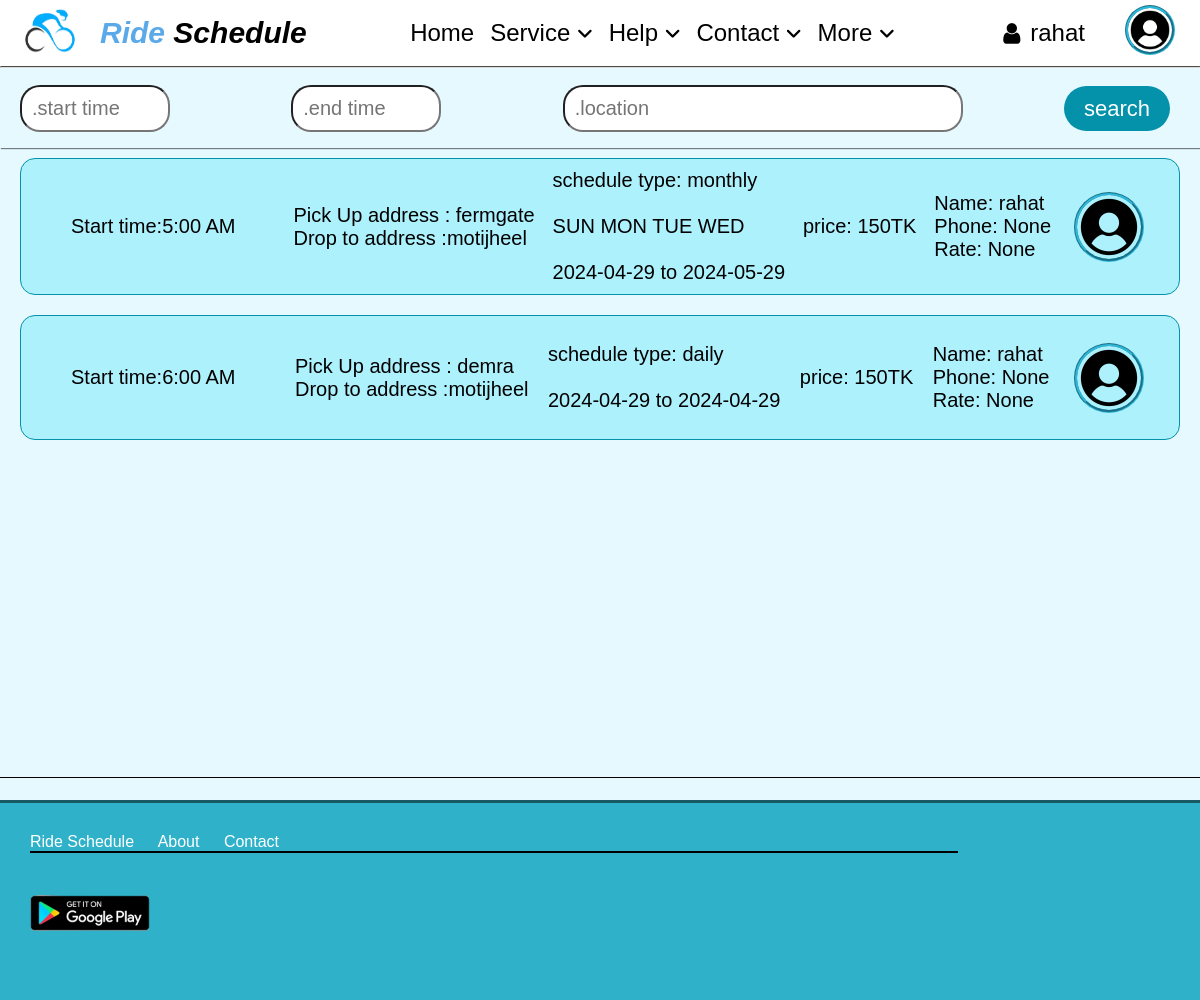
The app's page /schedulePost (signed in), older data.
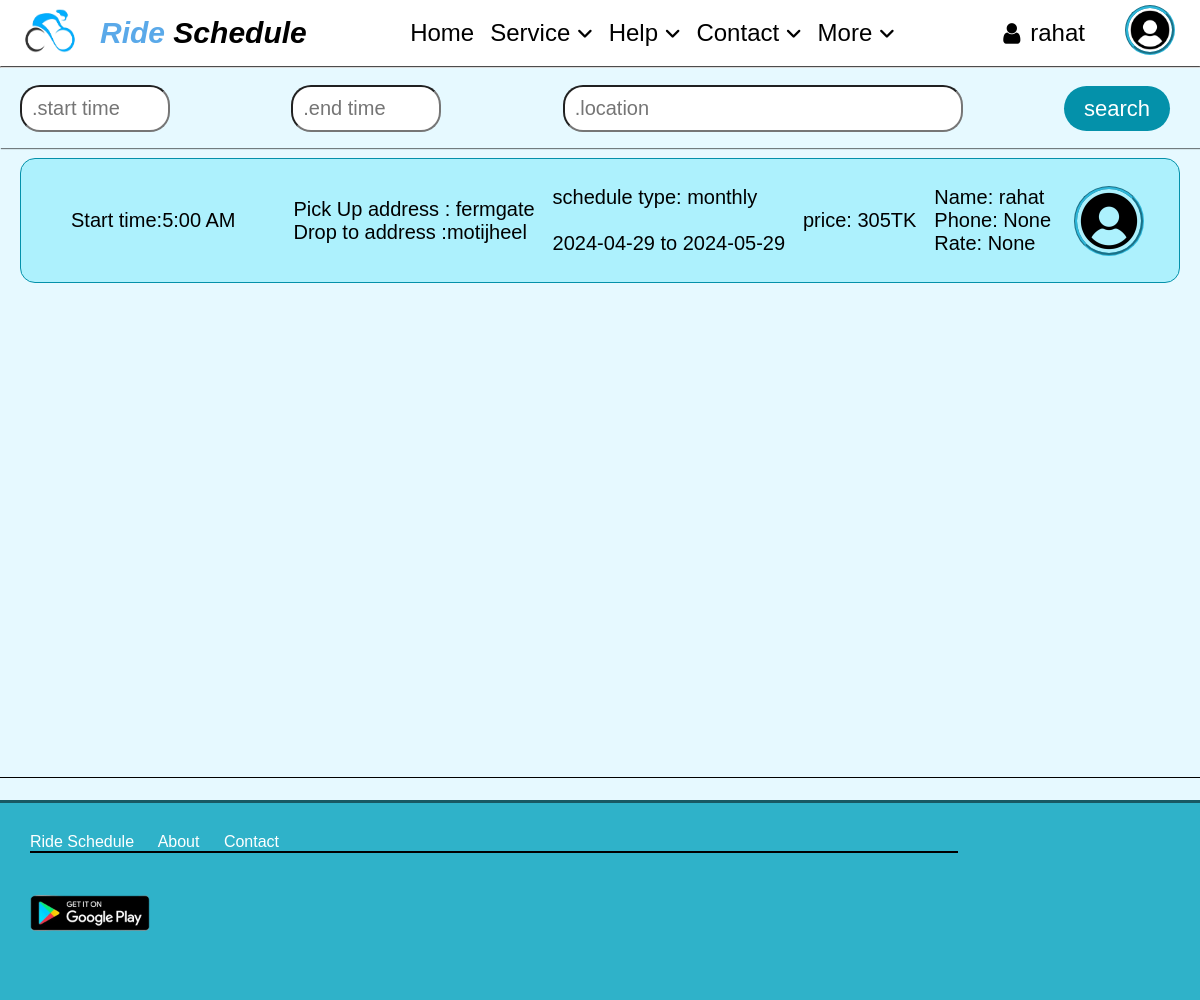
The same page, newer data.
### main/models.py (models this page shows, shortened)
class Schedule(models.Model):
    rider_id = models.ForeignKey(Profile,on_delete=models.CASCADE)
    driver_id = models.CharField(blank=True,null=True,max_length=20)
    pickUp_time = models.CharField(max_length=10)
    pickup_from = models.CharField(max_length=50)
    drop_to = models.CharField(max_length=50)
    pending = models.BooleanField(default=True)
    schedule_type = (
        ('daily','daily'),
        ('weekly', 'weekly'),
        ('monthly', 'monthly'),
        ('custom', 'custom'))
    type_of_schedule = models.CharField(max_length=10,choices=schedule_type,blank=True,null=True)
    price = models.IntegerField(blank=True, null=True)
    startDate = models.CharField(max_length=30,blank=True,null=True)
    endDate = models.CharField(max_length=30,blank=True,null=True)
    weeks = models.CharField(max_length=30,blank=True,null=True)

class Profile(models.Model):
    user = models.OneToOneField(User, on_delete=models.CASCADE, null=True, blank=True)
    phone = models.CharField(max_length=20,null=True,blank=True)
    address = models.TextField(null=True, blank=True)
    country = models.CharField(max_length=50,null=True,blank=True)
    rate = models.FloatField(null=True,blank=True)
    isRider = models.BooleanField(default=False)
    image = models.ImageField(upload_to='upload', null=True, blank=True)
    def __str__(self):
        return self.user.username

### main/views.py (the view)
# urls.py: path('schedulePost', a_view.schedulePost , name = 'schedulePost'),
@login_required(login_url='login')
def schedulePost(request):
    schedulePost = Schedule.objects.all().order_by("pickUp_time")
    notification = Notification.objects.all()
    posts = {
        'schedulePost': schedulePost,
        'notification':notification,
    }
    return render(request, template_name='pages/SchedulePost.html', context=posts)

### templates/pages/SchedulePost.html
{% extends "../base/base.html" %}
{% load static %}
{% block content %}
<hr>
<div class="SearchPost">
    <div class="textBox1"><input type="text" id="start" name="start" placeholder=".start time"></div>
    <div class="textBox2"><input type="text" id="end" name="end" placeholder=".end time"></div>
    <div class="textBox3"><input type="text" id="locations" name="location" placeholder=".location"></div>
    <div><a href="#" class="buttonS">search</a></div>
</div>
<div class="post-box">
{% for p in schedulePost %}
    {% if p.pending %}
        <a href="{% url 'takeSchedule' p.id %}" class="post hoverPost">
            <div class="sTime"> Start time:{{p.pickUp_time}}</div>
            <div>
                <span>Pick Up address : {{p.pickup_from}}</span><br>
                <span>Drop to address :{{p.drop_to}}</span>
            </div>
            <div> schedule type: {{p.type_of_schedule}}<br><br>
            {% if p.weeks %}
                {{p.weeks}}<br><br>
            {% endif %}
                {{p.startDate}} to {{p.endDate}}
            </div>
            <div> price: {{p.price}}TK</div>
            <div>
                <span>Name: {{p.rider_id}}</span><br>
                <span>Phone: {{p.rider_id.phone}}</span><br>
                <span>Rate: {{p.rider_id.rate}}</span><br>
            </div>
            <div class="profile">
                {% if p.rider_id.image %}
                    <img src="{{p.rider_id.image.url}}" height="70" width="70" alt="logo">
                {% else %}
                    <img src="{%  static 'image/icon/profile.png' %}" height="70" width="70" alt="logo">
                {% endif %}
            </div>
        </a>
    {% endif %}
{% endfor %}
</div>
{% endblock %}

Row changes from the older to the newer data that the page shows:
removed Schedule: pickUp_time "6:00 AM", pickup_from "demra", drop_to "motijheel", type_of_schedule "daily", startDate "2024-04-29", endDate "2024-04-29", price "150", rider_id "rahat", rider_id.phone "None", rider_id.rate "None", pending True (drawn)
changed Schedule "5:00 AM": price "150" → "305"; weeks "SUN MON TUE WED" → (not shown)
